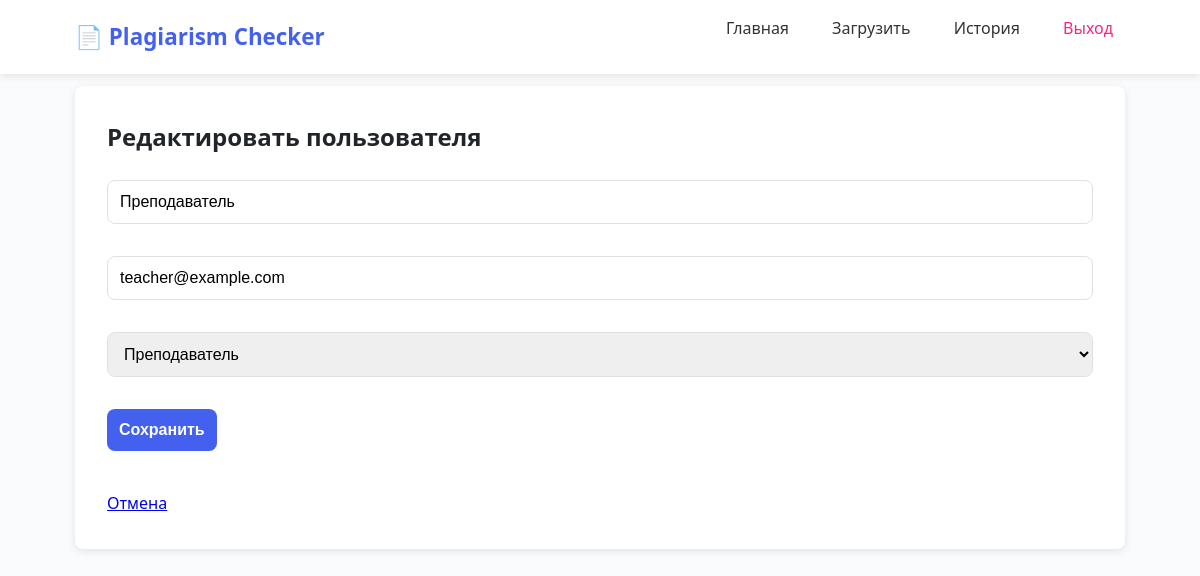
The page /admin/edit_user/2 (signed in) on the database its author committed.
### app/models.py (models this page shows)
class User(UserMixin, db.Model):
    __tablename__ = 'users'
    id = db.Column(db.Integer, primary_key=True)
    name = db.Column(db.String(100), nullable=False)
    email = db.Column(db.String(120), unique=True, nullable=False)
    role = db.Column(db.String(20), nullable=False)  # 'student', 'teacher', 'admin'
    password_hash = db.Column(db.String(128), nullable=False)
    documents = db.relationship('SourceDocument', back_populates='user')
    reports = db.relationship('Report', back_populates='user')

### app/admin/routes.py (the view, shortened to what this page needs)
@bp.route('/edit_user/<int:user_id>', methods=['GET', 'POST'])
@login_required
def edit_user(user_id):
    user = get_user_by_id(user_id)
    if not user:
        flash('Пользователь не найден')
        return redirect(url_for('admin.user_list'))
    return render_template('admin/edit_user.html', user=user)

### app/admin/services.py (called while the page is built)
def get_user_by_id(user_id):
    return User.query.get(user_id)

### app/models.py (called while the page is built)
@login_manager.user_loader
def load_user(user_id):
    return User.query.get(int(user_id))

### app/templates/admin/edit_user.html (shortened to what this page needs)
{% extends "base.html" %}
{% block content %}
<h2>Редактировать пользователя</h2>
<form method="post">
  <p><input type="text" name="name" value="{{ user.name }}" required></p>
  <p><input type="email" name="email" value="{{ user.email }}" required></p>
  <p>
    <select name="role" required>
      <option value="teacher" {% if user.role == 'teacher' %}selected{% endif %}>Преподаватель</option>
    </select>
  </p>
  <button type="submit">Сохранить</button>
</form>
<a href="{{ url_for('admin.user_list') }}">Отмена</a>
{% endblock %}

### app/templates/base.html (style rules this page uses)
:root { --primary: #4361ee; --primary-light: #4895ef; --secondary: #3f37c9; --success: #4cc9f0; --danger: #f72585; --light: #f8f9fa; --dark: #212529; --bg: #ffffff; --text: #333333; --border: #dee2e6; --shadow: 0 2px 8px rgba(0,0,0,0.1); --radius: 8px; }
* { margin: 0; padding: 0; box-sizing: border-box; }
body { font-family: 'Segoe UI', Tahoma, Geneva, Verdana, sans-serif; background-color: #fafbfd; color: var(--text); line-height: 1.6; padding-top: 70px; padding-bottom: 40px; }
h1, h2, h3 { margin-bottom: 1.2rem; color: var(--dark); }
p, ul, ol { margin-bottom: 1rem; }
form { margin: 1.5rem 0; }
input, select, textarea, button { width: 100%; padding: 0.75rem; margin-bottom: 1rem; border: 1px solid var(--border); border-radius: var(--radius); font-size: 1rem; }
button, .btn { background: var(--primary); color: white; border: none; cursor: pointer; font-weight: 600; transition: background 0.2s; width: auto; display: inline-block; text-align: center; }

### rows shown on the page
User: name "Преподаватель", email "teacher@example.com", role "Преподаватель"
